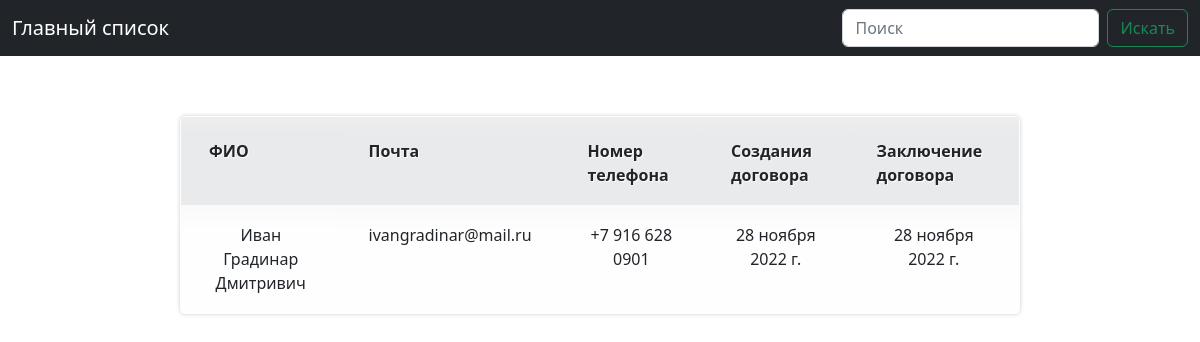
The page /agreements/1/ on the database its author committed.
### connections/models.py (models this page shows, shortened)
class Agreements(models.Model):
    username = models.CharField(max_length=128)
    email = models.CharField(max_length=128, unique=True)
    phone_number = models.CharField(max_length=128, unique=True)
    creation_date = models.DateField()
    conclusion_date = models.DateField()
    class Meta:
        verbose_name = 'Договор'
        verbose_name_plural = 'Договоры'

### connections/views.py (the view)
# urls.py: path('agreements/<agreement_id>/', show_agreement, name='agreements'),
def show_agreement(request, agreement_id):
    agreement_object = Agreements.objects.all().filter(id=agreement_id)
    return render(request, 'agreements.html', context={"agreements": agreement_object})

### connections/templates/agreements.html (shortened to what this page needs)
{% extends "base.html" %}
{% load static %}
{% block content %}
<div class="wrap-table100-nextcols js-pscroll">
<div class="table100-nextcols">
<table>
<thead>
    <tr class="row100 head">
    <th class="cell100 column2">ФИО</th>
    <th class="cell100 column3">Почта</th>
    <th class="cell100 column4">Номер телефона</th>
    <th class="cell100 column5">Создания договора</th>
    <th class="cell100 column6">Заключение договора</th>
</tr>
</thead>
{% for agreement in agreements %}
<tbody>
<tr class="row100 body">
    <td class="cell100 column2">{{ agreement.username }}</td>
    <td class="cell100 column3">{{ agreement.email }}</td>
    <td class="cell100 column4">{{ agreement.phone_number }}</td>
    <td class="cell100 column5">{{ agreement.creation_date }}</td>
    <td class="cell100 column6">{{ agreement.conclusion_date }}</td>
</tr>
{% endfor %}
</table>
</div>
</div>
</div>
</div>
</div>
</div>
{% endblock %}

### static/css/main.css (style rules this page uses)
html, body, div, span, object, iframe, h1, h2, h3, h4, h5, h6, p, blockquote, pre, abbr, address, cite, code, del, dfn, em, img, ins, kbd, q, samp, small, strong, sub, sup, var, b, i, dl, dt, dd, ol, ul, li, fieldset, form, label, legend, table, caption, tbody, tfoot, thead, tr, th, td { margin:0; padding:0; border:0; outline:0; font-size:100%; vertical-align:baseline; background:transparent; }
body { margin:0; padding:0; font:12px/15px "Helvetica Neue",Arial, Helvetica, sans-serif; color: #555; }
table { overflow:hidden; border:1px solid #d3d3d3; background:#fefefe; width:70%; margin:5% auto 0; -moz-border-radius:5px; -webkit-border-radius:5px; border-radius:5px; -moz-box-shadow: 0 0 4px rgba(0, 0, 0, 0.2); -webkit-box-shadow: 0 0 4px rgba(0, 0, 0, 0.2); }
th, td { padding:18px 28px 18px; text-align:center; }
th { padding-top:22px; text-shadow: 1px 1px 1px #fff; background:#e8eaeb; }
td { border-top:1px solid #e0e0e0; border-right:1px solid #e0e0e0; }
td { background: -moz-linear-gradient(100% 25% 90deg, #fefefe, #f9f9f9); background: -webkit-gradient(linear, 0% 0%, 0% 25%, from(#f9f9f9), to(#fefefe)); }
th { background: -moz-linear-gradient(100% 20% 90deg, #e8eaeb, #ededed); background: -webkit-gradient(linear, 0% 0%, 0% 20%, from(#ededed), to(#e8eaeb)); }

### rows shown on the page
Agreements: username "Иван Градинар Дмитривич", email "ivangradinar@mail.ru", phone_number "+7 916 628 0901", creation_date "28 ноября 2022 г.", conclusion_date "28 ноября 2022 г."
